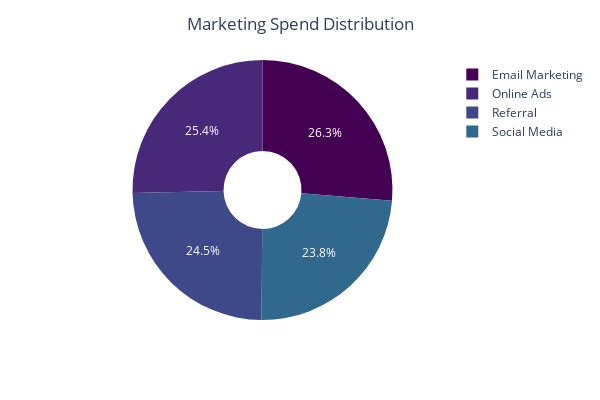

Notebook source saved alongside this figure:
### Markdown cell above
CAC value helping the company understand how efficiently it is acquiring customers through its marketing efforts and 
which marketing channels are more cost-effective for customer acquisition

The customer acquisition cost of Email marketing is the highest and social media is the lowest

### Code cell
import plotly.express as px

# Provided data
data = {
    'Marketing_Channel': ['Email Marketing', 'Online Ads', 'Referral', 'Social Media'],
    'Marketing_Spend': [16481.306045, 15877.671960, 15346.198311, 14889.465778]
}

# Create a pie chart
fig = px.pie(data, names='Marketing_Channel', values='Marketing_Spend', hole=0.3,
             color_discrete_sequence=px.colors.sequential.Viridis)  # Set color palette to 'viridis'

# Customize layout to adjust chart size and title position
fig.update_layout(
    title='Marketing Spend Distribution',
    title_x=0.5,  # Set title to be at the top center
    width=600,    # Set width of the chart
    height=400    # Set height of the chart
)

# Show the figure
fig.show()

### Figure 1 — Plotly figure (JSON) as saved in the notebook; plotly's stock layout.template omitted (floating-point values rounded to 4 significant figures)
{"data": [{"domain": {"x": [0, 1], "y": [0, 1]}, "hole": 0.3, "hovertemplate": "Marketing_Channel=%{label}<br>Marketing_Spend=%{value}<extra></extra>", "labels": ["Email Marketing", "Online Ads", "Referral", "Social Media"], "legendgroup": "", "name": "", "showlegend": true, "type": "pie", "values": [16480.0, 15880.0, 15350.0, 14890.0]}], "layout": {"height": 400, "legend": {"tracegroupgap": 0}, "margin": {"t": 60}, "piecolorway": ["#440154", "#482878", "#3e4989", "#31688e", "#26828e", "#1f9e89", "#35b779", "#6ece58", "#b5de2b", "#fde725"], "title": {"text": "Marketing Spend Distribution", "x": 0.5}, "width": 600}}
